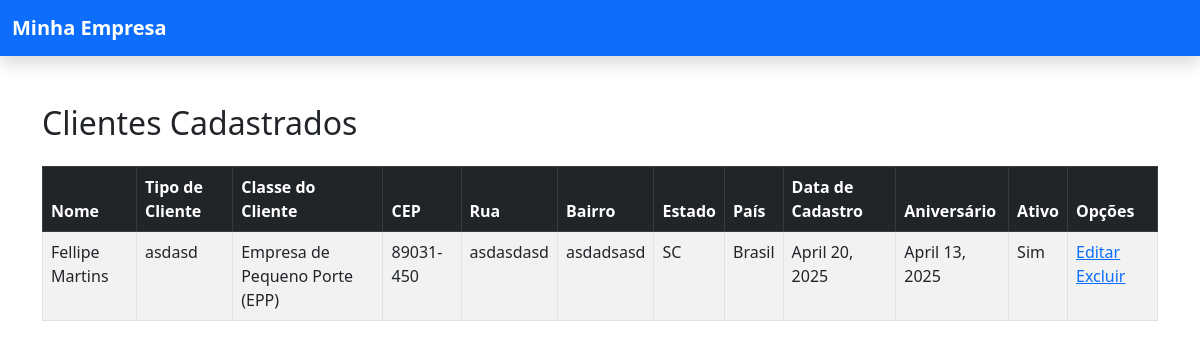
Page /Listar_Clientes/ on the committed database.
### Clientes/models.py (models this page shows)
class Endereco(models.Model):
    CEP = models.CharField(max_length=20)
    Rua = models.CharField(max_length=100)
    Bairro = models.CharField(max_length=100)
    Estado = models.CharField(max_length=100)
    Pais = models.CharField(max_length=100)
    class Meta:
        abstract = True

class Cliente(Endereco):
    Nome = models.CharField(max_length=150)
    Tipo_Cliente = models.ForeignKey(Tipo_Cliente,on_delete=models.CASCADE, related_name="Tipo")
    Classe_Cliente = models.ForeignKey(Classe_Cliente,on_delete=models.CASCADE, related_name="Classe")
    Data_Cadastro = models.DateField(default=now)
    Aniversario_Cliente = models.DateField()
    Ativo = models.BooleanField(default=True)

class Tipo_Cliente(models.Model):
    Descricao = models.CharField(max_length=255)

class Classe_Cliente(models.Model):
    Descricao = models.CharField(max_length=50)

### Clientes/views.py (the view)
# urls.py: path('Listar_Clientes/', views.Listar_Clientes, name='Listar_Clientes'),
def Listar_Clientes(request):
    clientes = Cliente.objects.select_related(
        'Tipo_Cliente', 'Classe_Cliente'
    ).order_by('Nome')
    return render(request, "Clientes/Listar_Clientes.html", {"clientes": clientes})

### Clientes/templates/Clientes/Listar_Clientes.html (shortened to what this page needs)
<!DOCTYPE html>
<html lang="pt-br">
<head>
    <link href="https://cdn.jsdelivr.net/npm/bootstrap@5.3.0/dist/css/bootstrap.min.css" rel="stylesheet">
</head>
<body >
    {% include 'partials/HeaderBase.html' %}
    <section class="container mt-5">
        <h2 class="mb-4">Clientes Cadastrados</h2>
        <table class="table table-striped table-bordered">
            <thead class="table-dark">
                <tr>
                    <th>Nome</th>
                    <th>Tipo de Cliente</th>
                    <th>Classe do Cliente</th>
                    <th>CEP</th>
                    <th>Rua</th>
                    <th>Bairro</th>
                    <th>Estado</th>
                    <th>País</th>
                    <th>Data de Cadastro</th>
                    <th>Aniversário</th>
                    <th>Ativo</th>
                    <th>Opções</th>
                </tr>
            </thead>
            <tbody>
                {% for cliente in clientes %}
                <tr>
                    <td>{{ cliente.Nome }}</td>
                    <td>{{ cliente.Tipo_Cliente.Descricao }}</td>
                    <td>{{ cliente.Classe_Cliente.Descricao }}</td>
                    <td>{{ cliente.CEP }}</td>
                    <td>{{ cliente.Rua }}</td>
                    <td>{{ cliente.Bairro }}</td>
                    <td>{{ cliente.Estado }}</td>
                    <td>{{ cliente.Pais }}</td>
                    <td>{{ cliente.Data_Cadastro }}</td>
                    <td>{{ cliente.Aniversario_Cliente }}</td>
                    <td>{{ cliente.Ativo|yesno:"Sim,Não" }}</td>
                    <td>
                        <a href="{% url 'Editar_Clientes' cliente.id %}">Editar</a>
                        <a href="{% url 'Excluir_Cliente' cliente.id %}">Excluir</a>
                    </td>
                </tr>
                {% empty %}
                <tr>
                    <td colspan="11" class="text-center">Nenhum cliente cadastrado.</td>
                </tr>
                {% endfor %}
            </tbody>
        </table>
    </section>
</body>
</html>

### rows in the picture
Cliente: Nome "Fellipe Martins", Tipo_Cliente.Descricao "asdasd", Classe_Cliente.Descricao "Empresa de Pequeno Porte (EPP)", CEP "89031-450", Rua "asdasdasd", Bairro "asdadsasd", Estado "SC", Pais "Brasil", Data_Cadastro "April 20, 2025", Aniversario_Cliente "April 13, 2025", Ativo "Sim"
